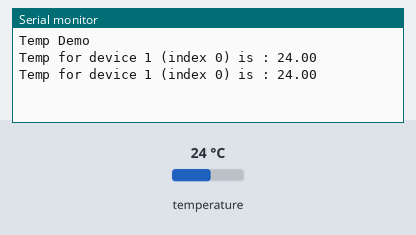
Simulated run of this sketch. Board: Arduino Uno, built with avr-gcc and run on an emulated ATmega328P. Shown: the last lines printed to the serial monitor. The test bench sets the inputs (shaded band); at power-on: temperature 24 °C.

Above: at 2.3 s.
2.4 s: temperature set to 12 °C
At 2.4 s:
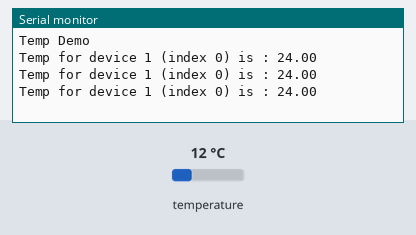
3.9 s: temperature set to 19 °C
At 3.9 s:
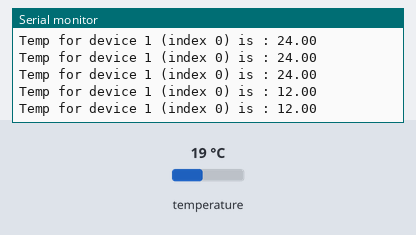
Timing chart, 0 to 6.9 s (numbered marks = the images above; inputs shaded):
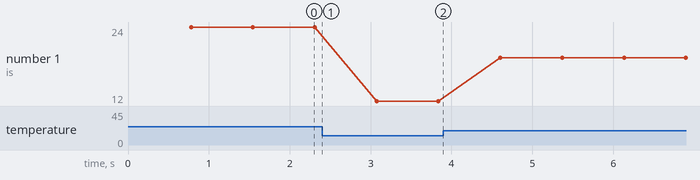

The sketch:

ds_temp.ino
```cpp
#include <OneWire.h>
#include <DallasTemperature.h>

#define ONE_WIRE_BUS 13       //whatever pin data is connected to
OneWire oneWire(ONE_WIRE_BUS);
DallasTemperature sensors(&oneWire);

void setup()
{
  Serial.begin(9600);
  Serial.println("Temp Demo");

  sensors.begin();
}

void loop()
{
  sensors.requestTemperatures();
  float tempC = sensors.getTempCByIndex(0);

  if (tempC!=DEVICE_DISCONNECTED_C)
  {
    Serial.print("Temp for device 1 (index 0) is : ");
    Serial.println(tempC);
  }
  else
  {
    Serial.println("Error: Could not Read tempData");
  }
}
```

Measured:
- plotted number 1: 24 → 12 after the input at 2.4 s, 12 → 19 after the input at 3.9 s
